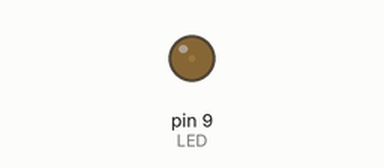
This sketch was run on a simulated Arduino Uno, built with avr-gcc and run on an emulated ATmega328P. On the bench: output pins drawn as LEDs (lit = HIGH).

Above: at 0.05 s.
At 0.4 s:
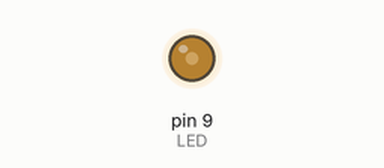
At 0.75 s:
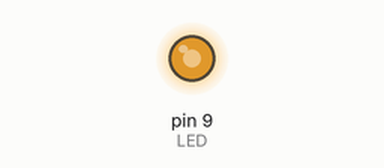
At 1.5 s:
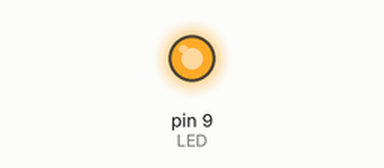
Timing chart, 0 to 3.5 s (numbered marks = the images above):
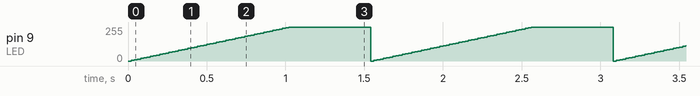

Measured:
- by itself, pin 9 (LED): ramps from 0/255 to 255/255 and jumps back, once every 1.5 s

The sketch:

pwm-ej-subida.ino
```cpp
// Ejemplo: el brillo sube poco a poco y vuelve a 0 de golpe.
const int LED = 9;

void setup() { }

void loop() {
  for (int v = 0; v <= 255; v += 5) {
    analogWrite(LED, v);
    delay(20);
  }
  delay(500);
}
```
